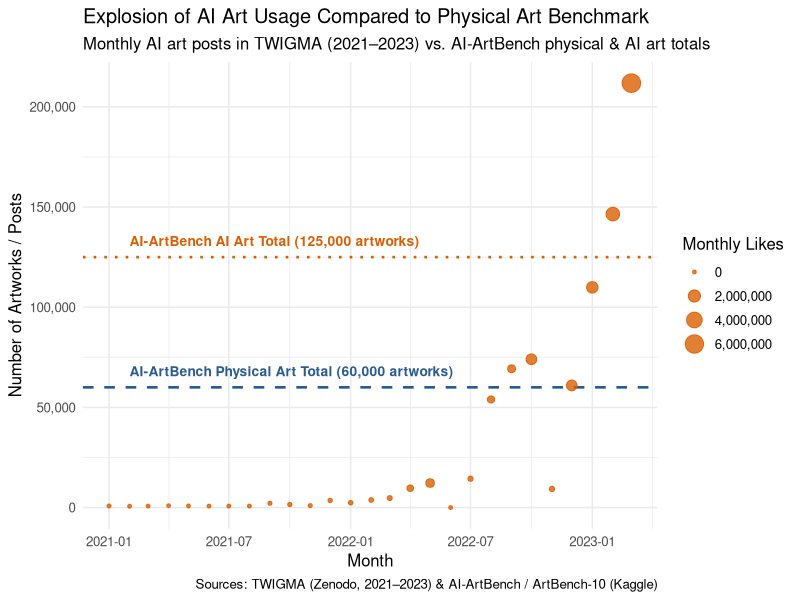

This figure's R source:
## ---- chunk 1
library(tidyverse)

# Load monthly AI art usage from TWIGMA (Zenodo)
twigma_monthly <- read_csv("data/twigma_monthly.csv")

# Load physical vs. AI art benchmark counts from AI-ArtBench (Kaggle)
artbench_styles <- read_csv("data/artbench_twigma_styles.csv")
physical_baseline <- sum(artbench_styles$artbench_physical_art) # 60,000 physical artworks
artbench_ai_total <- sum(artbench_styles$artbench_ai_art)       # 125,000 AI artworks
## ---- chunk 2
#| label: fig-scatter-timeline
#| fig-width: 8
#| fig-height: 5

twigma_monthly |>
  ggplot(aes(x = month, y = ai_art_posts, size = total_likes)) +
  # Reference lines from AI-ArtBench (Kaggle)
  geom_hline(
    yintercept = physical_baseline,
    linetype = "dashed",
    color = "#2b5c8f",
    linewidth = 0.9
  ) +
  geom_hline(
    yintercept = artbench_ai_total,
    linetype = "dotted",
    color = "#d95f02",
    linewidth = 0.9
  ) +
  annotate(
    "text",
    x = as_date("2021-02-01"),
    y = physical_baseline + 8000,
    label = "AI-ArtBench Physical Art Total (60,000 artworks)",
    hjust = 0,
    color = "#2b5c8f",
    size = 3.5,
    fontface = "bold"
  ) +
  annotate(
    "text",
    x = as_date("2021-02-01"),
    y = artbench_ai_total + 8000,
    label = "AI-ArtBench AI Art Total (125,000 artworks)",
    hjust = 0,
    color = "#d95f02",
    size = 3.5,
    fontface = "bold"
  ) +
  # Scatter points for monthly TWIGMA AI art usage
  geom_point(color = "#d95f02", alpha = 0.8) +
  scale_y_continuous(labels = scales::label_comma()) +
  scale_size_continuous(labels = scales::label_comma(), name = "Monthly Likes") +
  labs(
    title = "Explosion of AI Art Usage Compared to Physical Art Benchmark",
    subtitle = "Monthly AI art posts in TWIGMA (2021–2023) vs. AI-ArtBench physical & AI art totals",
    x = "Month",
    y = "Number of Artworks / Posts",
    caption = "Sources: TWIGMA (Zenodo, 2021–2023) & AI-ArtBench / ArtBench-10 (Kaggle)"
  ) +
  theme_minimal(base_size = 12)
